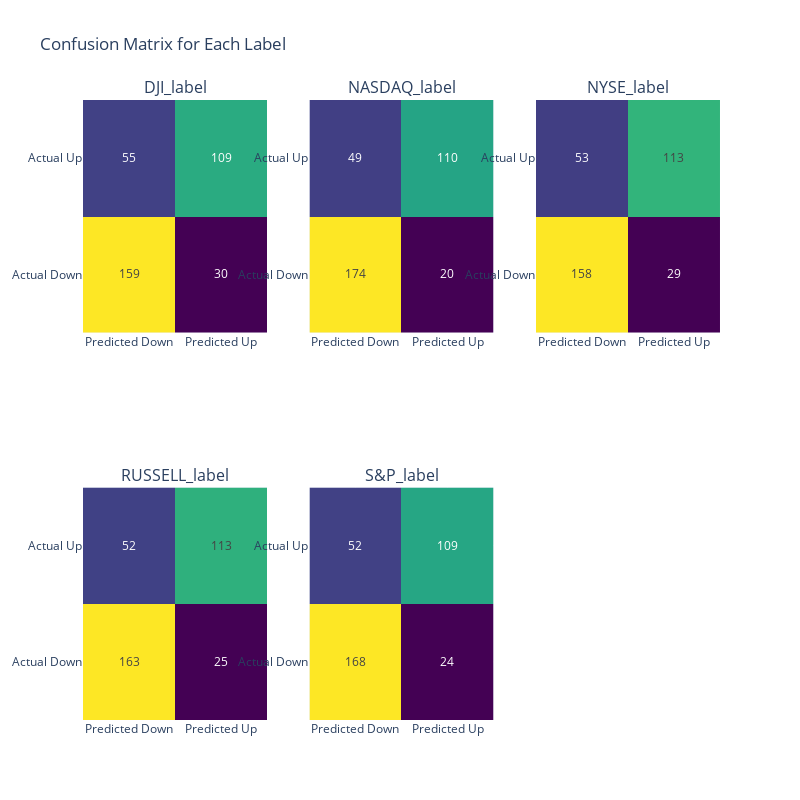

Notebook cell for this chart:
### Code cell
import plotly.express as px
from plotly.subplots import make_subplots
import plotly.graph_objects as go

multi_confusion_matrix = multilabel_confusion_matrix(y_val, pipeline.predict(X_val))

# Plot confusion matrix for each label
fig = make_subplots(rows=2, cols=3, subplot_titles=LABEL_COLS)
for i, label in enumerate(LABEL_COLS):
    fig.add_trace(
        go.Heatmap(
            z=multi_confusion_matrix[i],
            x=['Predicted Down', 'Predicted Up'],
            y=['Actual Down', 'Actual Up'],
            colorscale='Viridis',
            showscale=False,
            name=label,
            text = multi_confusion_matrix[i],
            texttemplate = '%{text}',
        ),
        row=i // 3 + 1,
        col=i % 3 + 1,
    )
fig.update_layout(height=800, width=800, title_text='Confusion Matrix for Each Label')
fig.show()

### Figure 1 — Plotly figure (JSON) as saved in the notebook; plotly's stock layout.template omitted (floating-point values rounded to 4 significant figures)
{"data": [{"colorscale": [[0, "#440154"], [0.1111, "#482878"], [0.2222, "#3e4989"], [0.3333, "#31688e"], [0.4444, "#26828e"], [0.5556, "#1f9e89"], [0.6667, "#35b779"], [0.7778, "#6ece58"], [0.8889, "#b5de2b"], [1, "#fde725"]], "name": "DJI_label", "showscale": false, "text": [[159, 30], [55, 109]], "texttemplate": "%{text}", "type": "heatmap", "x": ["Predicted Down", "Predicted Up"], "xaxis": "x", "y": ["Actual Down", "Actual Up"], "yaxis": "y", "z": [[159, 30], [55, 109]]}, {"colorscale": [[0, "#440154"], [0.1111, "#482878"], [0.2222, "#3e4989"], [0.3333, "#31688e"], [0.4444, "#26828e"], [0.5556, "#1f9e89"], [0.6667, "#35b779"], [0.7778, "#6ece58"], [0.8889, "#b5de2b"], [1, "#fde725"]], "name": "NASDAQ_label", "showscale": false, "text": [[174, 20], [49, 110]], "texttemplate": "%{text}", "type": "heatmap", "x": ["Predicted Down", "Predicted Up"], "xaxis": "x2", "y": ["Actual Down", "Actual Up"], "yaxis": "y2", "z": [[174, 20], [49, 110]]}, {"colorscale": [[0, "#440154"], [0.1111, "#482878"], [0.2222, "#3e4989"], [0.3333, "#31688e"], [0.4444, "#26828e"], [0.5556, "#1f9e89"], [0.6667, "#35b779"], [0.7778, "#6ece58"], [0.8889, "#b5de2b"], [1, "#fde725"]], "name": "NYSE_label", "showscale": false, "text": [[158, 29], [53, 113]], "texttemplate": "%{text}", "type": "heatmap", "x": ["Predicted Down", "Predicted Up"], "xaxis": "x3", "y": ["Actual Down", "Actual Up"], "yaxis": "y3", "z": [[158, 29], [53, 113]]}, {"colorscale": [[0, "#440154"], [0.1111, "#482878"], [0.2222, "#3e4989"], [0.3333, "#31688e"], [0.4444, "#26828e"], [0.5556, "#1f9e89"], [0.6667, "#35b779"], [0.7778, "#6ece58"], [0.8889, "#b5de2b"], [1, "#fde725"]], "name": "RUSSELL_label", "showscale": false, "text": [[163, 25], [52, 113]], "texttemplate": "%{text}", "type": "heatmap", "x": ["Predicted Down", "Predicted Up"], "xaxis": "x4", "y": ["Actual Down", "Actual Up"], "yaxis": "y4", "z": [[163, 25], [52, 113]]}, {"colorscale": [[0, "#440154"], [0.1111, "#482878"], [0.2222, "#3e4989"], [0.3333, "#31688e"], [0.4444, "#26828e"], [0.5556, "#1f9e89"], [0.6667, "#35b779"], [0.7778, "#6ece58"], [0.8889, "#b5de2b"], [1, "#fde725"]], "name": "S&P_label", "showscale": false, "text": [[168, 24], [52, 109]], "texttemplate": "%{text}", "type": "heatmap", "x": ["Predicted Down", "Predicted Up"], "xaxis": "x5", "y": ["Actual Down", "Actual Up"], "yaxis": "y5", "z": [[168, 24], [52, 109]]}], "layout": {"annotations": [{"font": {"size": 16}, "showarrow": false, "text": "DJI_label", "x": 0.1444, "xanchor": "center", "xref": "paper", "y": 1, "yanchor": "bottom", "yref": "paper"}, {"font": {"size": 16}, "showarrow": false, "text": "NASDAQ_label", "x": 0.5, "xanchor": "center", "xref": "paper", "y": 1, "yanchor": "bottom", "yref": "paper"}, {"font": {"size": 16}, "showarrow": false, "text": "NYSE_label", "x": 0.8556, "xanchor": "center", "xref": "paper", "y": 1, "yanchor": "bottom", "yref": "paper"}, {"font": {"size": 16}, "showarrow": false, "text": "RUSSELL_label", "x": 0.1444, "xanchor": "center", "xref": "paper", "y": 0.375, "yanchor": "bottom", "yref": "paper"}, {"font": {"size": 16}, "showarrow": false, "text": "S&P_label", "x": 0.5, "xanchor": "center", "xref": "paper", "y": 0.375, "yanchor": "bottom", "yref": "paper"}], "height": 800, "title": {"text": "Confusion Matrix for Each Label"}, "width": 800, "xaxis": {"anchor": "y", "domain": [0, 0.2889]}, "xaxis2": {"anchor": "y2", "domain": [0.3556, 0.6444]}, "xaxis3": {"anchor": "y3", "domain": [0.7111, 1]}, "xaxis4": {"anchor": "y4", "domain": [0, 0.2889]}, "xaxis5": {"anchor": "y5", "domain": [0.3556, 0.6444]}, "xaxis6": {"anchor": "y6", "domain": [0.7111, 1]}, "yaxis": {"anchor": "x", "domain": [0.625, 1]}, "yaxis2": {"anchor": "x2", "domain": [0.625, 1]}, "yaxis3": {"anchor": "x3", "domain": [0.625, 1]}, "yaxis4": {"anchor": "x4", "domain": [0, 0.375]}, "yaxis5": {"anchor": "x5", "domain": [0, 0.375]}, "yaxis6": {"anchor": "x6", "domain": [0, 0.375]}}}
